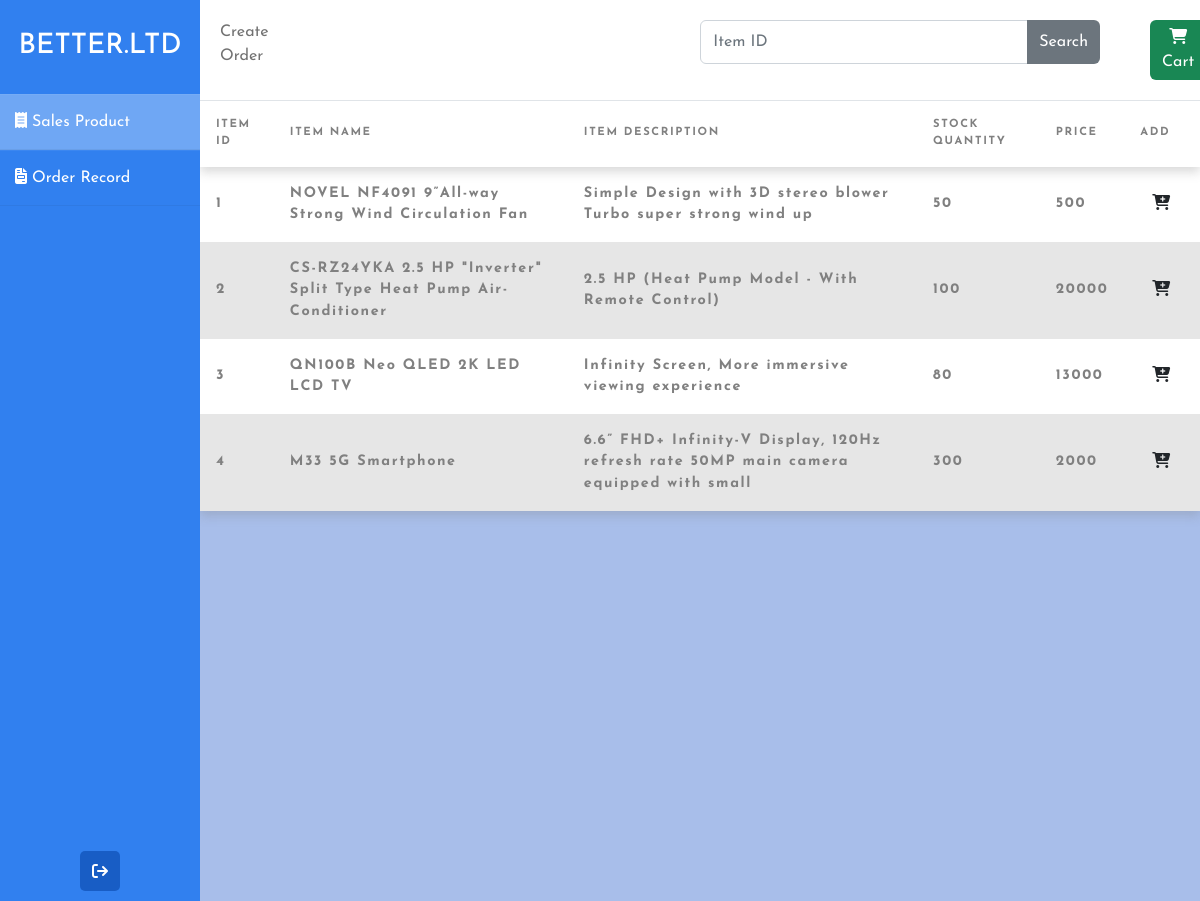
Screenshot of /staff/staff_product.php (signed in) with the database file from the repository.
### tables this page shows
CREATE TABLE `item` (
  `itemID` int(11) NOT NULL,
  `itemName` varchar(255) NOT NULL,
  `itemDescription` text DEFAULT NULL,
  `stockQuantity` int(11) NOT NULL DEFAULT 0,
  `price` double NOT NULL
);

### staff/staff_product.php (the view, shortened to what this page needs)
<!DOCTYPE html>
<html lang="en">
<head>
  <link href="https://cdn.jsdelivr.net/npm/bootstrap@5.2.0-beta1/dist/css/bootstrap.min.css" rel="stylesheet">
  <link rel="stylesheet" href="../css/styles.css">
</head>
<body>
  <?php
  require_once("../connection/mysqli_conn.php");
  $sql = "SELECT * FROM item WHERE stockQuantity >0";
  $rs = mysqli_query($conn, $sql);
  ?>
  <div class="wrapper">
    <div class="sidebar">
      <a href="staff_menu.php">
        <h2>Better.ltd</h2>
      </a>
      <ul>
        <li style="background: rgba(255,255,255, 0.3);"><a href="staff_product.php"><i class="fa-solid fa-receipt"></i> Sales Product</a></li>
        <li><a href="staff_order.php"><i class="fa-solid fa-file-invoice"></i> Order Record</a></li>
      </ul>
      <div class="sidebar_bottom">
        <a href="../index.php"><i class="fa-solid fa-arrow-right-from-bracket"></i></a>
      </div>
    </div>
    <div class="main_content">
      <div class="topbar">
        <div class="header">Create Order</div>
        <div class="input-group mb-3">
          <input type="text" id="search" class="form-control" placeholder="Item ID" aria-label="Item ID" aria-describedby="button-addon2" />
          <button class="btn btn-secondary" onClick="searchfun()" type="button" id="button-addon2">Search</button>
        </div>
        <div class="col-md-1">
          <a href="viewcart.php"><button type="button" class="btn btn-success"><i class="fa-solid fa-cart-shopping"></i> Cart</button></a>
        </div>
      </div>
      <div class="box_tble">
        <div class="custom-table">
          <form>
            <table id="table">
              <thead>
                <tr>
                  <th>Item ID</th>
                  <th>Item Name</th>
                  <th>Item Description</th>
                  <th>Stock Quantity</th>
                  <th>Price</th>
                  <th>Add</th>
                </tr>
              </thead>
              <tbody>
                <?php
                while ($rc = mysqli_fetch_assoc($rs)) {
                ?>
                  <tr id="tr<?php echo $rc['itemID'] ?>">
                    <td><input type="hidden" name="itemID" value="<?php echo $rc['itemID'] ?>"><?php echo $rc['itemID'] ?></td>
                    <td><input type="hidden" name="itemName" value="<?php echo $rc['itemName'] ?>"><?php echo $rc['itemName'] ?></td>
                    <td><input type="hidden" name="desc" value="<?php echo $rc['itemDescription'] ?>"><?php echo $rc['itemDescription'] ?></td>
                    <td><input type="hidden" name="qty" value="<?php echo $rc['stockQuantity'] ?>"><?php echo $rc['stockQuantity'] ?></td>
                    <td><input type="hidden" name="price" value="<?php echo $rc['price'] ?>"><?php echo $rc['price'] ?></td>
                    <td>
                      <div class="btn" name="add" onClick="btnsubmit(<?php echo $rc['itemID'] ?>)"><i class="fa-solid fa-cart-plus"></i></div>
                    </td>
                  </tr>
                <?php
                }
                ?>
              </tbody>
            </table>
          </form>
        </div>
      </div>
    </div>
  </div>
</body>
</html>

### css/styles.css (style rules this page uses)
* { margin: 0; padding: 0; box-sizing: border-box; list-style: none; text-decoration: none; font-family: 'Josefin Sans', sans-serif; }
body { background-color: #f3f5f9; }
a { text-decoration: none; }
.wrapper { display: flex; position: relative; }
.wrapper .sidebar { width: 200px; height: 100%; background: #3180ef; padding: 30px 0px; position: fixed; }
.wrapper .sidebar h2 { font-size: 28px; color: #fff; text-transform: uppercase; text-align: center; margin-bottom: 30px; }
#search { margin-left: 50%; }
.col-md-1 button { margin-left: 50px; }
.wrapper .sidebar ul li { padding: 15px; border-bottom: 1px solid #bdb8d7; border-bottom: 1px solid rgba(0,0,0,0.05); border-top: 1px solid rgba(255,255,255,0.05); }
ul { padding-left: 0; }
.wrapper .sidebar ul li a { color: #ffffff; display: block; }
.wrapper .sidebar .sidebar_bottom { position: absolute; bottom: 0; left: 50%; transform: translateX(-50%); display: flex; }
.wrapper .sidebar .sidebar_bottom a { display: block; width: 40px; background: #185dc5; height: 40px; line-height: 45px; text-align: center; margin: 10px 5px; color: #ffffff; border-radius: 5px; }
.wrapper .main_content { width: 100%; margin-left: 200px; }
.wrapper .main_content .topbar { display:flex; background: #fff; padding: 20px; border-bottom: 1px solid #e0e4e8; }
.wrapper .main_content .topbar .header { background: #fff; color: #717171; }
.btn { border: transparent; }
.custom-table { height: 100vh; justify-content: flex-start; align-items: flex-start; color: grey; font-size: 0.9rem; background-color: #a8beea; overflow-x: auto; table-layout: fixed; }
table { border-collapse: collapse; box-shadow: 0 5px 10px rgba(128, 128, 128, 0.3); background-color: white; text-align: left; width: 100%; }
thead { box-shadow: 0 5px 10px rgba(128, 128, 128, 0.3); }
th { padding:1rem 1rem; text-transform: uppercase; letter-spacing: 0.1rem; font-size: 0.7rem; font-weight: 900; }
td { padding: 1rem 1rem; text-transform: none; letter-spacing: 0.1rem; font-size: 0.9rem; font-weight: 900; }
tr:nth-child(even) { background: rgba(128, 128, 128, 0.2); }

### rows the page displays
item: itemID "1", itemName "NOVEL NF4091 9”All-way Strong Wind Circulation Fan", itemDescription "Simple Design with 3D stereo blower Turbo super strong wind up", stockQuantity "50", price "500"
item: itemID "2", itemName "CS-RZ24YKA 2.5 HP \"Inverter\" Split Type Heat Pump Air-Conditioner", itemDescription "2.5 HP (Heat Pump Model - With Remote Control)", stockQuantity "100", price "20000"
item: itemID "3", itemName "QN100B Neo QLED 2K LED LCD TV", itemDescription "Infinity Screen, More immersive viewing experience", stockQuantity "80", price "13000"
item: itemID "4", itemName "M33 5G Smartphone", itemDescription "6.6” FHD+ Infinity-V Display, 120Hz refresh rate 50MP main camera equipped with small", stockQuantity "300", price "2000"
